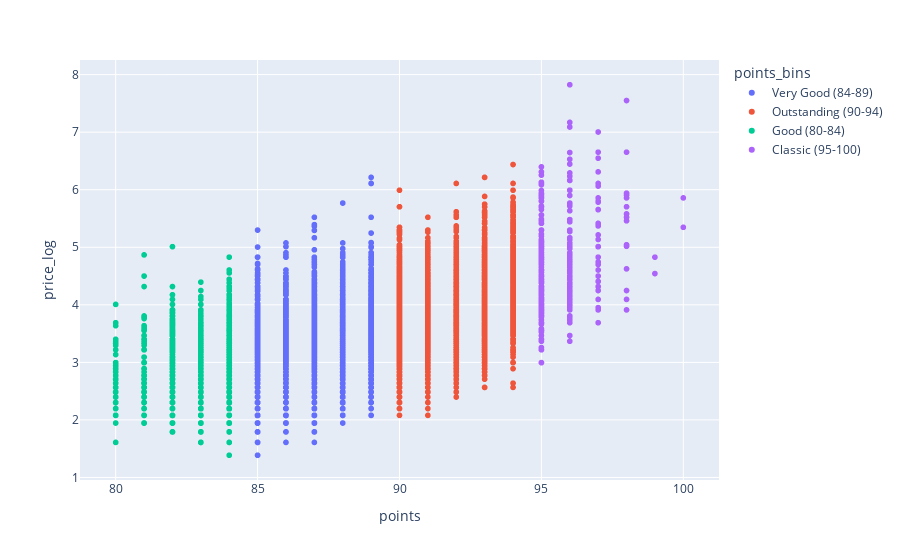

Notebook code cell kept with this figure:
### Code cell
plt.figure(figsize=(10,5))

g = px.scatter(df_wine, x='points', y='price_log', color='points_bins')

g.show();

### Figure 1 — Plotly figure (JSON) as saved in the notebook; plotly's stock layout.template omitted (floating-point values rounded to 4 significant figures; data arrays with more than 128 entries replaced by an {"elided": "..."} marker saying what was removed)
{"data": [{"hovertemplate": "points_bins=Very Good (84-89)<br>points=%{x}<br>price_log=%{y}<extra></extra>", "legendgroup": "Very Good (84-89)", "marker": {"color": "#636efa", "symbol": "circle"}, "mode": "markers", "name": "Very Good (84-89)", "showlegend": true, "type": "scattergl", "x": {"elided": "15861 int values"}, "xaxis": "x", "y": {"elided": "15861 float values"}, "yaxis": "y"}, {"hovertemplate": "points_bins=Outstanding (90-94)<br>points=%{x}<br>price_log=%{y}<extra></extra>", "legendgroup": "Outstanding (90-94)", "marker": {"color": "#EF553B", "symbol": "circle"}, "mode": "markers", "name": "Outstanding (90-94)", "showlegend": true, "type": "scattergl", "x": {"elided": "10583 int values"}, "xaxis": "x", "y": {"elided": "10583 float values"}, "yaxis": "y"}, {"hovertemplate": "points_bins=Good (80-84)<br>points=%{x}<br>price_log=%{y}<extra></extra>", "legendgroup": "Good (80-84)", "marker": {"color": "#00cc96", "symbol": "circle"}, "mode": "markers", "name": "Good (80-84)", "showlegend": true, "type": "scattergl", "x": {"elided": "2811 int values"}, "xaxis": "x", "y": {"elided": "2811 float values"}, "yaxis": "y"}, {"hovertemplate": "points_bins=Classic (95-100)<br>points=%{x}<br>price_log=%{y}<extra></extra>", "legendgroup": "Classic (95-100)", "marker": {"color": "#ab63fa", "symbol": "circle"}, "mode": "markers", "name": "Classic (95-100)", "showlegend": true, "type": "scattergl", "x": {"elided": "410 int values"}, "xaxis": "x", "y": {"elided": "410 float values"}, "yaxis": "y"}], "layout": {"legend": {"title": {"text": "points_bins"}, "tracegroupgap": 0}, "margin": {"t": 60}, "xaxis": {"anchor": "y", "domain": [0, 1], "title": {"text": "points"}}, "yaxis": {"anchor": "x", "domain": [0, 1], "title": {"text": "price_log"}}}}
